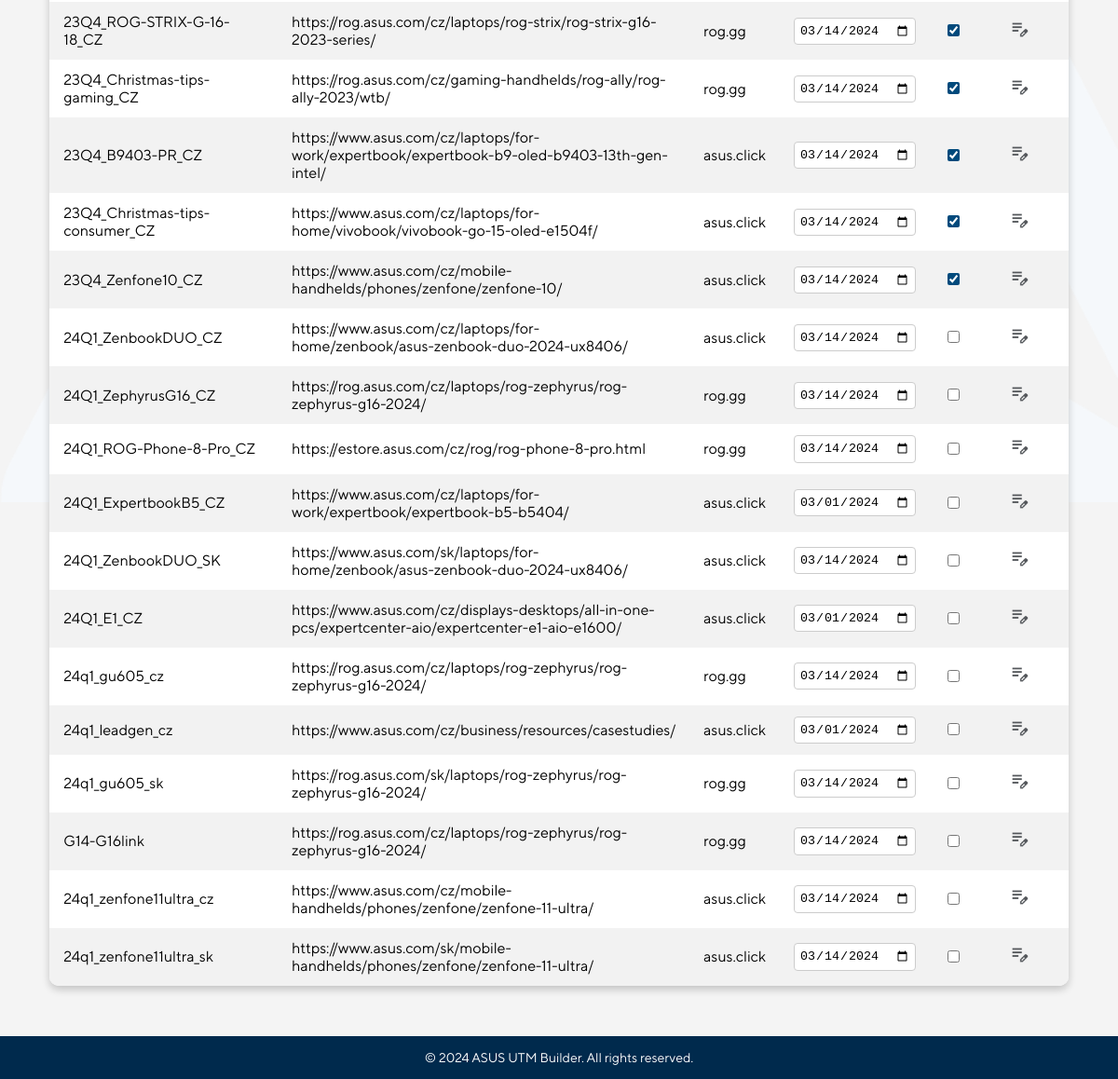
Page /edit_campaing_name_list (lower part) on the earlier database version.
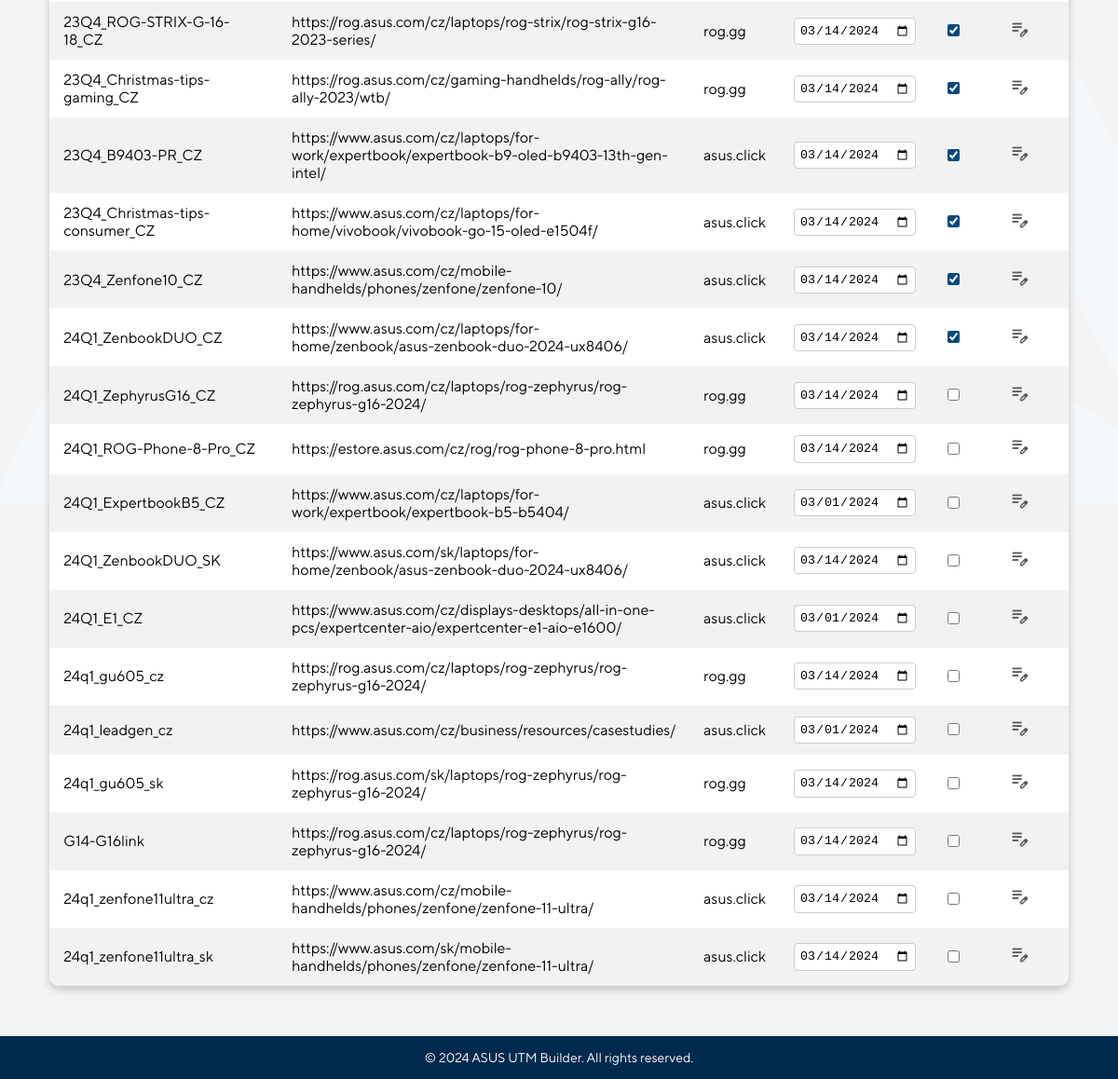
Same page on the later database version.
### models/models.py (models this page shows)
class Campaign(db.Model):
    id = db.Column(db.Integer, primary_key=True)
    name = db.Column(db.String(50), nullable=False)
    url_by_default = db.Column(db.String(255), nullable=True)
    domain_by_default = db.Column(db.String(20), nullable=True)
    start_date = db.Column(db.Date, nullable=False)
    hide = db.Column(db.Boolean, default=False)
    links = relationship("UTMLink", back_populates="campaign")

### routes/main_routes.py (the view)
@main.route('/edit_campaing_name_list', methods=['GET'])
def edit_campaing_name_list():
    campaigns = Campaign.query.all()
    return render_template('campaign_name_list.html', campaigns=campaigns)

### templates/campaign_name_list.html (shortened to what this page needs)
{% extends "base.html" %}
{% block head %}
<link rel="stylesheet" href="{{ url_for('static', filename='css/campaign_name_overview.css') }}">
<link rel="stylesheet" href="https://cdnjs.cloudflare.com/ajax/libs/font-awesome/5.15.3/css/all.min.css">
{% endblock %}
{% block content %}
<table>
    <tbody>
        {% for campaign in campaigns %}
        <tr id="row-{{ campaign.id }}">
            <td>{{ campaign.name }}</td>
            <td>{{ campaign.url_by_default }}</td>
            <td>{{ campaign.domain_by_default }}</td>
            <td>
                <input required type="date" id="date" name="date" class="date-input" value="{{ campaign.start_date }}">
            </td>
            <td><input type="checkbox" class="hide-checkbox" data-id="{{ campaign.id }}" {% if campaign.hide %}checked{% endif %}></td>
            <td>
                <button class="edit-btn" data-id="{{ campaign.id }}"><img src="static/images/edit.png" alt="Edit"></button>
            </td>
        </tr>
        {% endfor %}
    </tbody>
</table>
{% endblock %}

### templates/base.html (shortened to what this page needs)
<!DOCTYPE html>
<html lang="en">
<head>
    <link rel="stylesheet" href="{{ url_for('static', filename='css/base.css') }}">
    {% block head %}{% endblock %}
</head>
<body>
    {% block content %}{% endblock %}
    <div class="footer">
        <p>© 2024 ASUS UTM Builder. All rights reserved.</p>
    </div>
</body>
</html>

### static/css/base.css (style rules this page uses)
body { font-family: "TTNormsPro"; margin: 0; padding: 0; background-color: #ffffff; background-image: url('/static/images/symbol_BG.png'); background-repeat: no-repeat; background-attachment: fixed; background-position: center right; background-size: contain; }
.footer { background-color: #002a4d; color: white; text-align: center; padding: 15px 0; position: fixed; bottom: 0; width: 100%; }
.footer p { margin: 0; font-size: 14px; }

### static/css/campaign_name_overview.css (style rules this page uses)
body { background-color: #f4f4f4; font-family: 'TTNormsPro', Arial, sans-serif; }
table { width: 70%; margin: 2vh auto; border-collapse: collapse; box-shadow: 0 4px 8px 0 rgba(0,0,0,0.2); background-color: #ffffff; border-radius: 10px; overflow: hidden; margin-bottom:100px; }
tbody tr:nth-child(even) { background-color: #f2f2f2; }
.edit-btn img, .save-btn img { width: 20px; cursor: pointer; }
.edit-btn, .save-btn { border: none; background-color: transparent; cursor: pointer; }
.hide-checkbox { accent-color: #004a7c; }
.date-input { border: 1px solid #ccc; border-radius: 4px; padding: 5px; }

Differences in the rows shown:
changed Campaign "24Q1_ZenbookDUO_CZ": hide "☐" → "☑"
